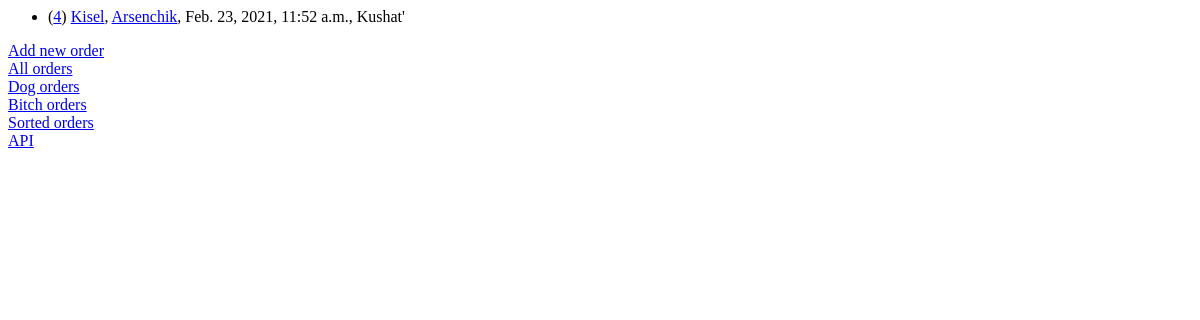
The page /order/dog/ on the database as committed earlier.
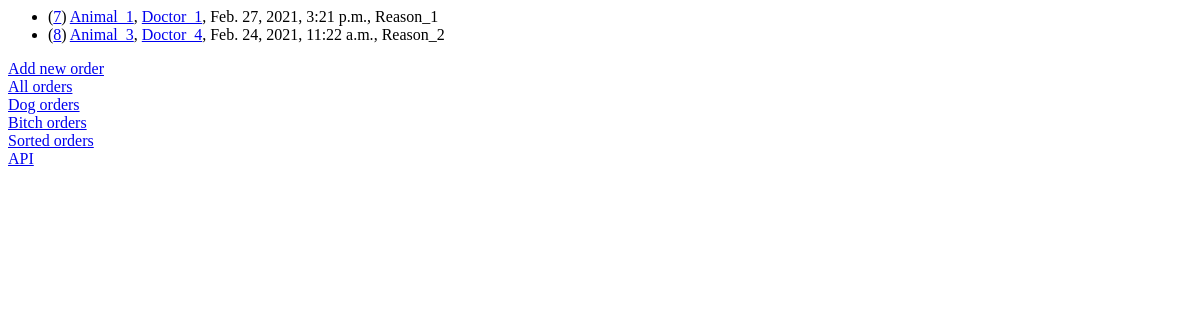
The same page on the database as committed later.
### order/models.py (models this page shows, shortened)
class Order(models.Model):
    reason = models.TextField()
    date = models.DateTimeField(auto_now=False)
    doctor = models.ForeignKey(
            Doctor,
            on_delete=models.CASCADE,
    )
    animal = models.ForeignKey(
            Animal,
            on_delete=models.CASCADE,
    )

### animal/models.py (models this page shows, shortened)
class Animal(models.Model):
    name = models.CharField(max_length=100)
    relation_date = models.DateField(auto_now=False, default=datetime.date.today())
    gender = models.BooleanField(default=True)
    race = models.CharField(max_length=100, choices=RACES, default=MOPS)
    weight = models.IntegerField(default=0)

### doctor/models.py (models this page shows, shortened)
class Doctor(models.Model):
    name = models.TextField()
    grade = models.CharField(max_length=100, choices=GRADES, default=DOCTOR)
    min_animal_weight = models.IntegerField(default=0)
    max_animal_weight = models.IntegerField(default=0)
    available_animal_race = MultiSelectField(choices=RACES, default=MOPS)
    available_animal_gender = models.CharField(max_length=100, choices=GENDERS, default=BOTH)

### order/views.py (the view)
# urls.py: path('order/dog/', dog_orders),
def dog_orders(request):
    try:
        orders = Order.objects.filter(animal__gender=True)
    except Order.DoesNotExist:
        raise Http404('Order does not exist')
    template = loader.get_template('order/index.html')
    context = {
        'orders': orders,
    }
    return HttpResponse(template.render(context, request))

### order/templates/order/index.html
{% if orders  %}
    <ul>
    {% for order in orders %}
    	<li>
		(<a href="/order/{{ order.id }}">{{ order.id  }}</a>)
	 	<a href="/animal/{{ order.animal.id }}">{{ order.animal.name }}</a>,
	 	<a href="/doctor/{{ order.doctor.id }}">{{ order.doctor.name }}</a>,
	 	{{ order.date }},
	 	{{ order.reason }}
    	</li>
    {% endfor %}
    </ul>
    <a href="/order/add">Add new order</a> <br>
    <a href="/order/">All orders</a> <br>
    <a href="/order/dog">Dog orders</a> <br>
    <a href="/order/bitch">Bitch orders</a> <br>
	<a href="/order/sort">Sorted orders</a> <br>
	<a href="/api"> API </a> <br>
{% else %}
    <p>No polls are available.</p>
{% endif %}

Rows that differ between the two databases and show on the page:
removed Order: id "4", animal.name "Kisel", doctor.name "Arsenchik", date "Feb. 23, 2021, 11:52 a.m.", reason "Kushat'"
added Order: id "7", animal.name "Animal_1", doctor.name "Doctor_1", date "Feb. 27, 2021, 3:21 p.m.", reason "Reason_1"
added Order: id "8", animal.name "Animal_3", doctor.name "Doctor_4", date "Feb. 24, 2021, 11:22 a.m.", reason "Reason_2"
